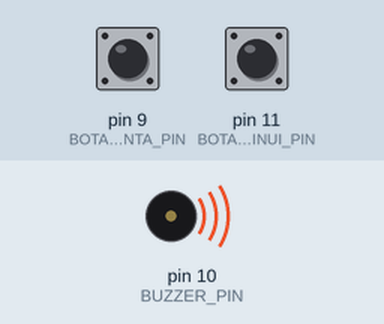
Simulated run of this sketch. Board: Arduino Uno, built with avr-gcc and run on an emulated ATmega328P. On the bench: buzzer (waves = sounding). The inputs (shaded band) are chosen by the test bench; at power-on: pin 11 (BOTAO_DIMINUI_PIN) HIGH, pin 9 (BOTAO_AUMENTA_PIN) HIGH.

Above: at 1.2 s.
1.3 s: pin 11 (BOTAO_DIMINUI_PIN) pulled LOW for 3.2 s
At 2.45 s:
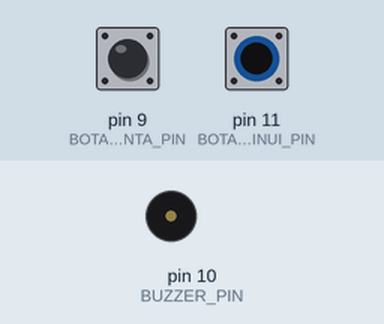
6.0 s: pin 9 (BOTAO_AUMENTA_PIN) pulled LOW for 3.2 s
At 9.0 s:
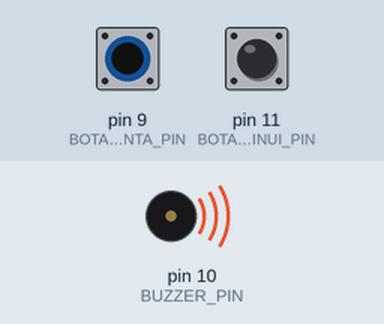
Timing chart, 0 to 10.6 s (numbered marks = the images above; inputs shaded):
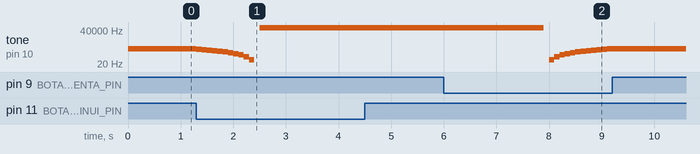

Measured:
- after the input at 1.3 s, tone on pin 10 (BUZZER_PIN): plays 550 Hz for 0.10 s, 500 Hz for 0.10 s, 450 Hz for 0.10 s, 400 Hz for 0.10 s, 350 Hz for 0.10 s, 300 Hz for 0.10 s … (31 notes in this stretch), starting at once
- after the input at 6.0 s, tone on pin 10 (BUZZER_PIN): plays 64586 Hz for 0.10 s, 64636 Hz for 0.10 s, 64686 Hz for 0.10 s, 64736 Hz for 0.10 s, 64786 Hz for 0.10 s, 64836 Hz for 0.10 s … (31 notes in this stretch), starting at once

The sketch:

Frequencimetro.ino
```cpp
// Não são utilizados resistores pull down
// juntos aos botões, porque a placa pode utilizar
// um resistor interno para este papel

// INPUT_PULLUP atribui um pino como entrada e
// com um resistor pullup.
// Ao pressionar o botao o valor lido é LOW

// Frequencímetro:
// Aumenta ou diminui a frequência do Buzzer
// com dois botões

unsigned int frequencia = 600; // Frequencia inicial
#define BUZZER_PIN 10
#define BOTAO_AUMENTA_PIN 9
#define BOTAO_DIMINUI_PIN 11

void setup() {
  pinMode(BUZZER_PIN, OUTPUT);
  pinMode(BOTAO_AUMENTA_PIN, INPUT_PULLUP);
  pinMode(BOTAO_DIMINUI_PIN, INPUT_PULLUP);
}

void loop() {
  if (digitalRead(BOTAO_AUMENTA_PIN) == LOW) {
    frequencia = frequencia + 50;
  }

  if (digitalRead(BOTAO_DIMINUI_PIN) == LOW) {
    frequencia = frequencia - 50;
  }

  tone(BUZZER_PIN, frequencia);
  delay(100);
}
```
